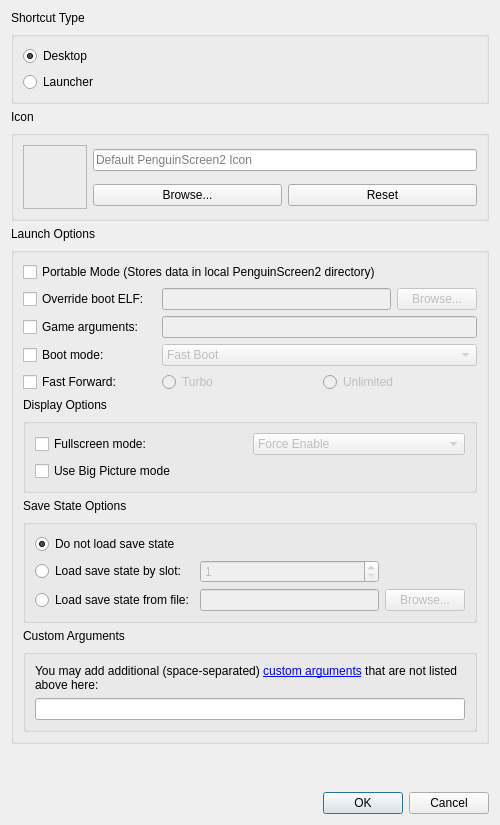
<?xml version="1.0" encoding="UTF-8"?>
<ui version="4.0">
 <class>ShortcutCreationDialog</class>
 <widget class="QDialog" name="ShortcutCreationDialog">
  <property name="windowModality">
   <enum>Qt::WindowModality::ApplicationModal</enum>
  </property>
  <property name="geometry">
   <rect>
    <x>0</x>
    <y>0</y>
    <width>500</width>
    <height>825</height>
   </rect>
  </property>
  <layout class="QGridLayout" name="shortcutLayout">
   <item row="6" column="0" colspan="2">
    <widget class="QGroupBox" name="launchArgsGroup">
     <property name="title">
      <string/>
     </property>
     <layout class="QGridLayout" name="gridLayout">
      <item row="12" column="0" colspan="4">
       <widget class="QGroupBox" name="customArgsGroup">
        <property name="title">
         <string/>
        </property>
        <layout class="QGridLayout" name="customArgsGrid">
         <item row="1" column="0">
          <widget class="QLineEdit" name="customArgsInput"/>
         </item>
         <item row="0" column="0">
          <widget class="QLabel" name="customArgsInstruction">
           <property name="text">
            <string>You may add additional (space-separated) &lt;a href=&quot;https://pcsx2.net/docs/advanced/cli/&quot;&gt;custom arguments&lt;/a&gt; that are not listed above here:</string>
           </property>
           <property name="textFormat">
            <enum>Qt::TextFormat::RichText</enum>
           </property>
           <property name="wordWrap">
            <bool>true</bool>
           </property>
           <property name="openExternalLinks">
            <bool>true</bool>
           </property>
           <property name="textInteractionFlags">
            <set>Qt::TextInteractionFlag::TextBrowserInteraction</set>
           </property>
           <property name="buddy">
            <cstring>customArgsInput</cstring>
           </property>
          </widget>
         </item>
        </layout>
       </widget>
      </item>
      <item row="8" column="0" colspan="4">
       <widget class="QGroupBox" name="displayOptionGroup">
        <property name="title">
         <string/>
        </property>
        <layout class="QGridLayout" name="displayOptionGrid">
         <item row="0" column="0">
          <widget class="QCheckBox" name="fullscreenMode">
           <property name="text">
            <string>Fullscreen mode:</string>
           </property>
          </widget>
         </item>
         <item row="0" column="1">
          <widget class="QComboBox" name="fullscreenModeDropdown">
           <property name="enabled">
            <bool>false</bool>
           </property>
           <item>
            <property name="text">
             <string>Force Enable</string>
            </property>
           </item>
           <item>
            <property name="text">
             <string>Force Disable</string>
            </property>
           </item>
          </widget>
         </item>
         <item row="1" column="0">
          <widget class="QCheckBox" name="bigPictureModeToggle">
           <property name="text">
            <string>Use Big Picture mode</string>
           </property>
          </widget>
         </item>
        </layout>
       </widget>
      </item>
      <item row="5" column="0">
       <widget class="QCheckBox" name="fastForwardOptionToggle">
        <property name="text">
         <string>Fast Forward:</string>
        </property>
       </widget>
      </item>
      <item row="2" column="3">
       <widget class="QPushButton" name="overrideBootELFButton">
        <property name="enabled">
         <bool>false</bool>
        </property>
        <property name="text">
         <string>Browse...</string>
        </property>
       </widget>
      </item>
      <item row="7" column="0">
       <widget class="QLabel" name="displayOptionLabel">
        <property name="text">
         <string>Display Options</string>
        </property>
       </widget>
      </item>
      <item row="4" column="0">
       <widget class="QCheckBox" name="bootOptionToggle">
        <property name="text">
         <string>Boot mode:</string>
        </property>
       </widget>
      </item>
      <item row="0" column="0" colspan="3">
       <widget class="QCheckBox" name="portableModeToggle">
        <property name="text">
         <string>Portable Mode (Stores data in local PenguinScreen2 directory)</string>
        </property>
       </widget>
      </item>
      <item row="3" column="2" colspan="2">
       <widget class="QLineEdit" name="gameArgs">
        <property name="enabled">
         <bool>false</bool>
        </property>
       </widget>
      </item>
      <item row="11" column="0">
       <widget class="QLabel" name="customArgsLabel">
        <property name="text">
         <string>Custom Arguments</string>
        </property>
        <property name="buddy">
         <cstring>customArgsInput</cstring>
        </property>
       </widget>
      </item>
      <item row="2" column="0">
       <widget class="QCheckBox" name="overrideBootELFToggle">
        <property name="text">
         <string>Override boot ELF:</string>
        </property>
       </widget>
      </item>
      <item row="10" column="0" colspan="4">
       <widget class="QGroupBox" name="saveStateGroup">
        <property name="title">
         <string/>
        </property>
        <layout class="QGridLayout" name="savestateGridLayout">
         <item row="1" column="1">
          <widget class="QSpinBox" name="loadStateIndex">
           <property name="enabled">
            <bool>false</bool>
           </property>
           <property name="showGroupSeparator" stdset="0">
            <bool>false</bool>
           </property>
           <property name="minimum">
            <number>1</number>
           </property>
          </widget>
         </item>
         <item row="2" column="1">
          <widget class="QLineEdit" name="loadStateFilePath">
           <property name="enabled">
            <bool>false</bool>
           </property>
          </widget>
         </item>
         <item row="0" column="0">
          <widget class="QRadioButton" name="loadStateNone">
           <property name="text">
            <string>Do not load save state</string>
           </property>
           <property name="checked">
            <bool>true</bool>
           </property>
          </widget>
         </item>
         <item row="1" column="0">
          <widget class="QRadioButton" name="loadStateIndexToggle">
           <property name="text">
            <string>Load save state by slot:</string>
           </property>
          </widget>
         </item>
         <item row="2" column="0">
          <widget class="QRadioButton" name="loadStateFileToggle">
           <property name="text">
            <string>Load save state from file:</string>
           </property>
          </widget>
         </item>
         <item row="2" column="2">
          <widget class="QPushButton" name="loadStateFileBrowse">
           <property name="enabled">
            <bool>false</bool>
           </property>
           <property name="text">
            <string>Browse...</string>
           </property>
          </widget>
         </item>
        </layout>
       </widget>
      </item>
      <item row="2" column="2">
       <widget class="QLineEdit" name="overrideBootELFPath">
        <property name="enabled">
         <bool>false</bool>
        </property>
       </widget>
      </item>
      <item row="9" column="0">
       <widget class="QLabel" name="saveStateLabel">
        <property name="text">
         <string>Save State Options</string>
        </property>
       </widget>
      </item>
      <item row="3" column="0">
       <widget class="QCheckBox" name="gameArgsToggle">
        <property name="text">
         <string>Game arguments:</string>
        </property>
       </widget>
      </item>
      <item row="5" column="2" colspan="2">
       <layout class="QHBoxLayout" name="horizontalLayout">
        <item>
         <widget class="QRadioButton" name="fastForwardTurboOption">
          <property name="enabled">
           <bool>false</bool>
          </property>
          <property name="text">
           <string>Turbo</string>
          </property>
         </widget>
        </item>
        <item>
         <widget class="QRadioButton" name="fastForwardUnlimitedOption">
          <property name="enabled">
           <bool>false</bool>
          </property>
          <property name="text">
           <string>Unlimited</string>
          </property>
         </widget>
        </item>
       </layout>
      </item>
      <item row="4" column="2" colspan="2">
       <widget class="QComboBox" name="bootOptionDropdown">
        <property name="enabled">
         <bool>false</bool>
        </property>
        <item>
         <property name="text">
          <string>Fast Boot</string>
         </property>
        </item>
        <item>
         <property name="text">
          <string>Full Boot</string>
         </property>
        </item>
       </widget>
      </item>
     </layout>
    </widget>
   </item>
   <item row="1" column="0">
    <widget class="QLabel" name="shortcutTypeLabel">
     <property name="text">
      <string>Shortcut Type</string>
     </property>
    </widget>
   </item>
   <item row="8" column="1">
    <widget class="QDialogButtonBox" name="dialogButtons">
     <property name="standardButtons">
      <set>QDialogButtonBox::StandardButton::Cancel|QDialogButtonBox::StandardButton::Ok</set>
     </property>
     <property name="centerButtons">
      <bool>false</bool>
     </property>
    </widget>
   </item>
   <item row="5" column="0">
    <widget class="QLabel" name="instruction">
     <property name="text">
      <string>Launch Options</string>
     </property>
    </widget>
   </item>
   <item row="2" column="0" colspan="2">
    <widget class="QGroupBox" name="shortcutTypeGroup">
     <property name="title">
      <string/>
     </property>
     <layout class="QGridLayout" name="shortcutTypeLayout">
      <item row="2" column="0">
       <widget class="QRadioButton" name="shortcutStartMenu">
        <property name="text">
         <string>Launcher</string>
        </property>
       </widget>
      </item>
      <item row="1" column="0">
       <widget class="QRadioButton" name="shortcutDesktop">
        <property name="text">
         <string>Desktop</string>
        </property>
        <property name="checked">
         <bool>true</bool>
        </property>
       </widget>
      </item>
     </layout>
    </widget>
   </item>
   <item row="7" column="0">
    <spacer name="verticalSpacer">
     <property name="orientation">
      <enum>Qt::Orientation::Vertical</enum>
     </property>
     <property name="sizeHint" stdset="0">
      <size>
       <width>20</width>
       <height>40</height>
      </size>
     </property>
    </spacer>
   </item>
   <item row="3" column="0">
    <widget class="QLabel" name="iconLabel">
     <property name="text">
      <string>Icon</string>
     </property>
     <property name="buddy">
      <cstring>browseIconButton</cstring>
     </property>
    </widget>
   </item>
   <item row="4" column="0" colspan="2">
    <widget class="QGroupBox" name="iconGroup">
     <property name="title">
      <string/>
     </property>
     <layout class="QGridLayout" name="iconLayout">
      <item row="1" column="2">
       <widget class="QPushButton" name="resetIconButton">
        <property name="toolTip">
         <string>Reset to default application icon</string>
        </property>
        <property name="text">
         <string>Reset</string>
        </property>
       </widget>
      </item>
      <item row="1" column="1">
       <widget class="QPushButton" name="browseIconButton">
        <property name="text">
         <string>Browse...</string>
        </property>
       </widget>
      </item>
      <item row="0" column="0" rowspan="2">
       <widget class="QLabel" name="iconPreview">
        <property name="minimumSize">
         <size>
          <width>64</width>
          <height>64</height>
         </size>
        </property>
        <property name="maximumSize">
         <size>
          <width>64</width>
          <height>64</height>
         </size>
        </property>
        <property name="contextMenuPolicy">
         <enum>Qt::ContextMenuPolicy::NoContextMenu</enum>
        </property>
        <property name="frameShape">
         <enum>QFrame::Shape::StyledPanel</enum>
        </property>
        <property name="frameShadow">
         <enum>QFrame::Shadow::Raised</enum>
        </property>
        <property name="text">
         <string notr="true"/>
        </property>
        <property name="scaledContents">
         <bool>false</bool>
        </property>
        <property name="alignment">
         <set>Qt::AlignmentFlag::AlignCenter</set>
        </property>
        <property name="textInteractionFlags">
         <set>Qt::TextInteractionFlag::NoTextInteraction</set>
        </property>
        <property name="buddy">
         <cstring>iconPath</cstring>
        </property>
       </widget>
      </item>
      <item row="0" column="1" colspan="2">
       <widget class="QLineEdit" name="iconPath">
        <property name="readOnly">
         <bool>true</bool>
        </property>
        <property name="placeholderText">
         <string>Default PenguinScreen2 Icon</string>
        </property>
       </widget>
      </item>
     </layout>
    </widget>
   </item>
  </layout>
 </widget>
 <tabstops>
  <tabstop>shortcutDesktop</tabstop>
  <tabstop>shortcutStartMenu</tabstop>
  <tabstop>iconPath</tabstop>
  <tabstop>browseIconButton</tabstop>
  <tabstop>resetIconButton</tabstop>
  <tabstop>portableModeToggle</tabstop>
  <tabstop>overrideBootELFToggle</tabstop>
  <tabstop>overrideBootELFPath</tabstop>
  <tabstop>overrideBootELFButton</tabstop>
  <tabstop>gameArgsToggle</tabstop>
  <tabstop>gameArgs</tabstop>
  <tabstop>bootOptionToggle</tabstop>
  <tabstop>bootOptionDropdown</tabstop>
  <tabstop>fastForwardOptionToggle</tabstop>
  <tabstop>fastForwardTurboOption</tabstop>
  <tabstop>fastForwardUnlimitedOption</tabstop>
  <tabstop>fullscreenMode</tabstop>
  <tabstop>fullscreenModeDropdown</tabstop>
  <tabstop>bigPictureModeToggle</tabstop>
  <tabstop>loadStateNone</tabstop>
  <tabstop>loadStateIndexToggle</tabstop>
  <tabstop>loadStateIndex</tabstop>
  <tabstop>loadStateFileToggle</tabstop>
  <tabstop>loadStateFilePath</tabstop>
  <tabstop>loadStateFileBrowse</tabstop>
  <tabstop>customArgsInput</tabstop>
 </tabstops>
 <resources>
  <include location="resources/resources.qrc"/>
 </resources>
 <connections/>
</ui>
